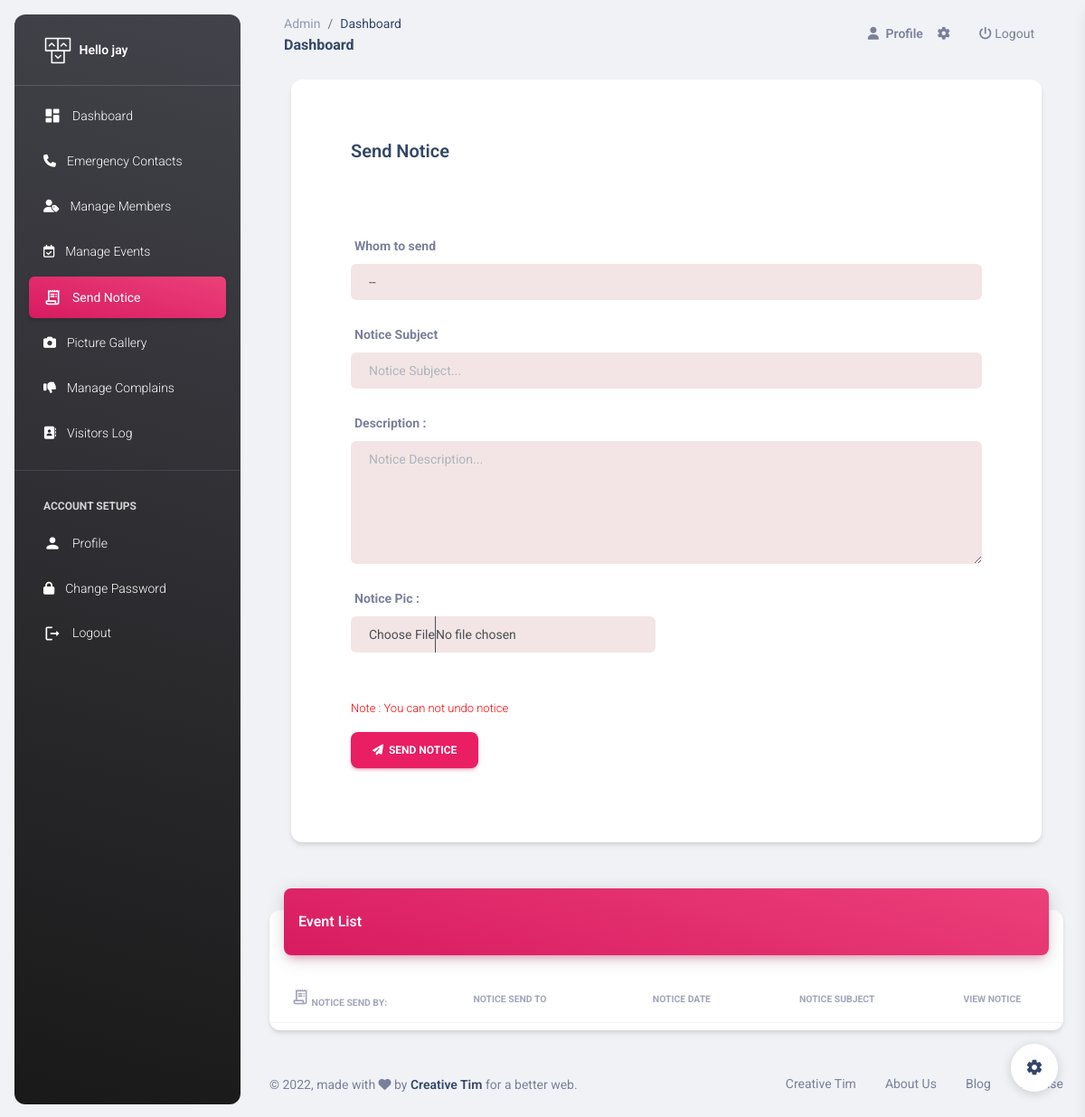
The page /Sec/send-notice/ (signed in) on the database as committed earlier.
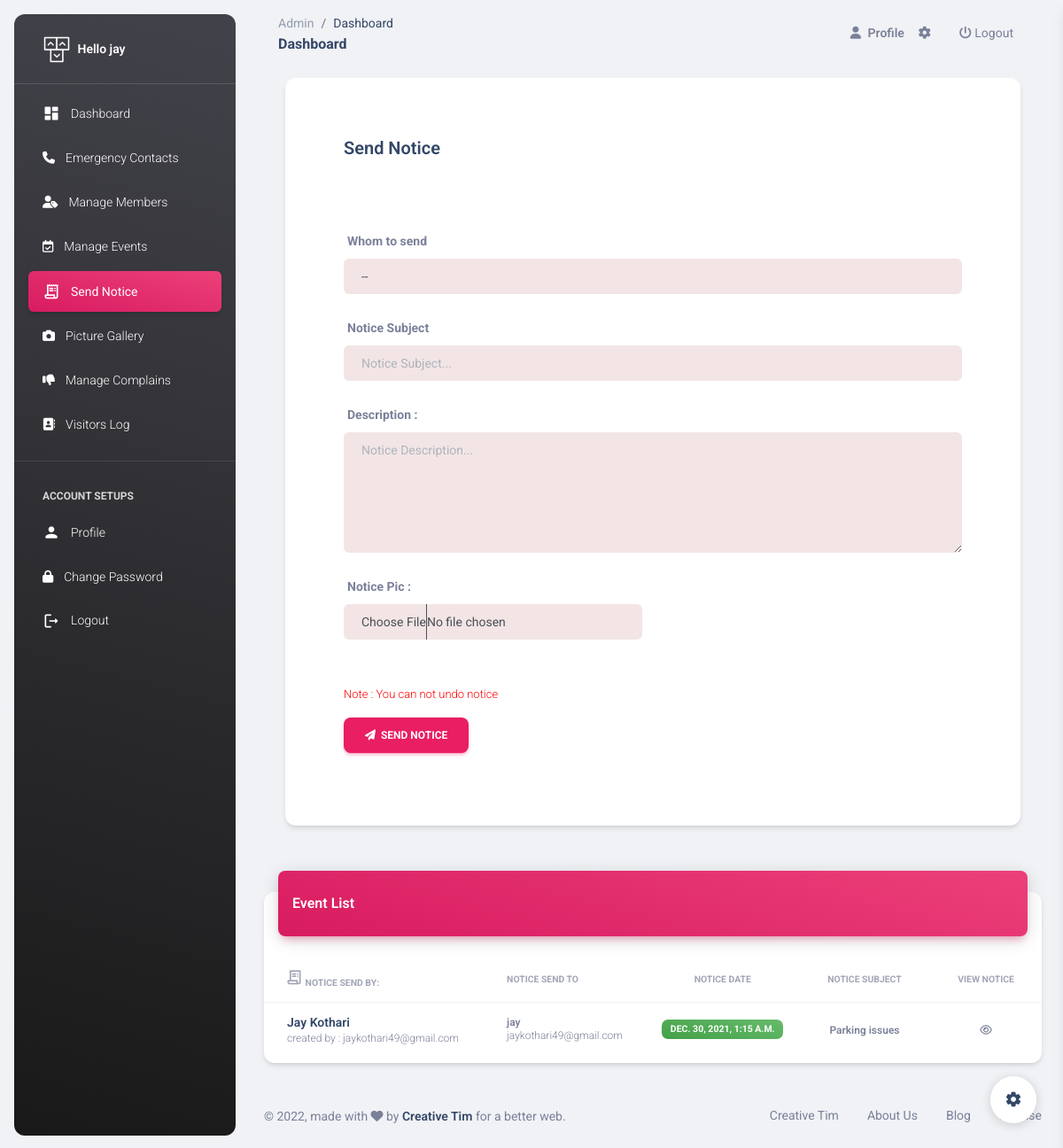
The same page on the database as committed later.
### MemberApp/models.py (models this page shows, shortened)
class Notice(models.Model):
    uid = models.ForeignKey(SecUser,on_delete=models.CASCADE)
    member = models.ForeignKey(Member,on_delete=models.CASCADE)
    subject = models.CharField(max_length=100)
    des = models.TextField()
    pic = models.FileField(upload_to='Notice',blank=True,null=True)
    created_at = models.DateTimeField(auto_now_add=True)

class Member(models.Model):
    doc_choice = (
        ('Aadhar','Aadhar'),
        ('PAN','PAN'),
        ('DL','DL'),
        ('Other','Other'),
    )
    uid = models.ForeignKey(SecUser,on_delete=models.CASCADE,null=True)
    fname = models.CharField(max_length=20)
    lname = models.CharField(max_length=20)
    email = models.EmailField(unique=True)
    mobile = models.CharField(max_length=15)
    doc = models.CharField(max_length=30,choices=doc_choice)
    doc_number = models.CharField(max_length=20)
    flat_no = models.CharField(max_length=10)
    address = models.TextField()
    password = models.CharField(max_length=20)
    pic = models.FileField(upload_to='member',default='avatar.png')
    verify = models.BooleanField(default=False)
    role = models.CharField(max_length=20,default='member')
    created_at = models.DateTimeField(auto_now_add=True)

### SecApp/models.py (models this page shows, shortened)
class SecUser(models.Model):
    name = models.CharField(max_length=50)
    email = models.EmailField(unique=True)
    mobile = models.CharField(max_length=15)
    password = models.CharField(max_length=50)
    pic = models.FileField(upload_to='Profile',default='avatar.png')
    setting = models.BooleanField(default=False)

### SecApp/views.py (the view, shortened to what this page needs)
# urls.py: path('send-notice/',views.send_notice, name='send-notice'),
def send_notice(request):
    uid = SecUser.objects.get(email=request.session['email'])
    members = mm.Member.objects.all()
    notices = mm.Notice.objects.all()[::-1]
    return render(request,'send-notice.html',{'members':members,'notices':notices,'uid':uid})

### SecApp/templates/send-notice.html (shortened to what the changed rows need)
{% extends 'sec-header.html' %}
{% load static %}
{% block content %}
<br><br><br>
<div class="container-fluid px-2 px-md-4">
    <br><br>
    <div class="row">
      <div class="col-12">
        <div class="card my-4">
          <div class="card-body px-0 pb-2">
            <div class="table-responsive p-0">
              <table class="table align-items-center mb-0">
                <thead>
                  <tr>
                    <th class="text-uppercase text-secondary text-xxs font-weight-bolder opacity-7 Center"><i class="material-icons opacity-10">receipt_long</i>  Notice Send By:</th>
                    <th class="text-uppercase text-secondary text-xxs font-weight-bolder opacity-7 ps-2">Notice Send to</th>
                    <th class="text-center text-uppercase text-secondary text-xxs font-weight-bolder opacity-7">Notice Date</th>
                    <th class="text-center text-uppercase text-secondary text-xxs font-weight-bolder opacity-7">Notice Subject</th>
                    <th class="text-center text-uppercase text-secondary text-xxs font-weight-bolder opacity-7">View Notice</th>
                  </tr>
                </thead>
                <tbody>
                  {% for one in notices %}
                  <tr>
                    <td>
                      <div class="d-flex px-2 py-1">
                        <div class="d-flex flex-column justify-content-center" style="margin-left: 10px;">
                          <h6 class="mb-0 text-sm">{{one.uid.name}}</h6>
                          <a href="mailto:{{one.uid.email}}"><p class="text-xs text-secondary mb-0">created by : {{one.uid.email}}</p></a>
                        </div>
                      </div>
                    </td>
                    <td>
                      <p class="text-xs font-weight-bold mb-0">{{one.member.fname}}</p>
                      <p class="text-xs text-secondary mb-0">{{one.member.email}}</p>
                    </td>
                    <td class="align-middle text-center text-sm">
                      <span class="badge badge-sm bg-gradient-success">{{one.created_at}}</span>
                    </td>
                    <td class="align-middle text-center">
                      <span class="text-secondary text-xs font-weight-bold">{{one.subject}}</span>
                    </td>
                    <td class="align-middle text-center">
                      <a href="{% url 'view-send-notice' one.id %}" class="text-secondary font-weight-bold text-xs" data-toggle="tooltip" data-original-title="Edit user">
                        <i class="fa fa-eye"></i>
                      </a>
                    </td>
                  </tr>
                  {% endfor %}
                </tbody>
              </table>
            </div>
          </div>
        </div>
      </div>
    </div>
    </div>
{% endblock %}

Rows that differ between the two databases and show on the page:
added Notice: uid.name "Jay Kothari", uid.email "jaykothari49@gmail.com", member.fname "jay", member.email "jaykothari49@gmail.com", created_at "DEC. 30, 2021, 1:15 A.M.", subject "Parking issues"
